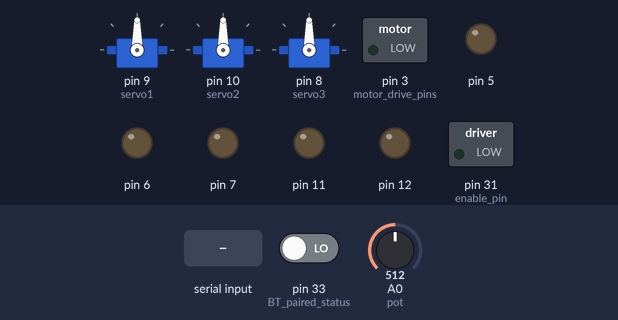
The sketch below on a simulated Arduino Mega 2560, built with avr-gcc and run on an emulated ATmega2560. On the bench: 3 × servo, switched loads named in the sketch (green lamp = pin HIGH), output pins drawn as LEDs (lit = HIGH). Inputs (shaded band) come from the test bench; at power-on: pin 33 (BT_paired_status) LOW, A0 (pot) = 512.

Above: at 1.2 s.
1.3 s: "90,45,200\n" received over the second serial link
At 1.8 s:
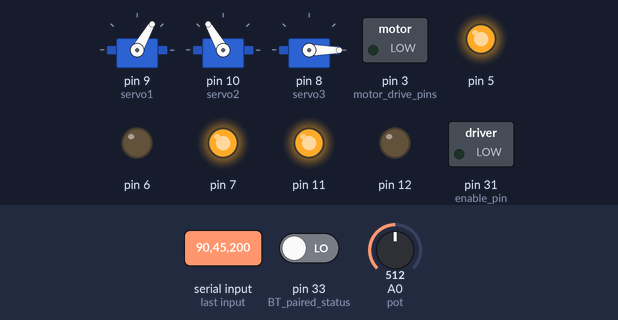
At 2.6 s:
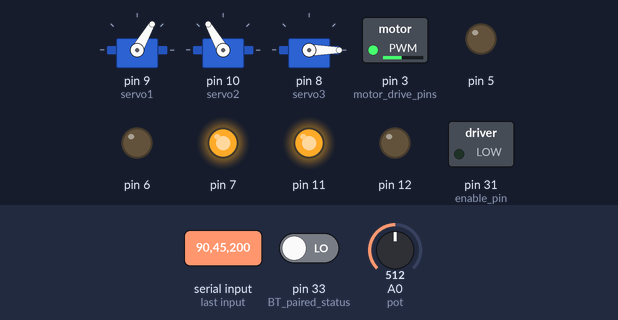
Timing chart, 0 to 4.3 s (numbered marks = the images above; inputs shaded):
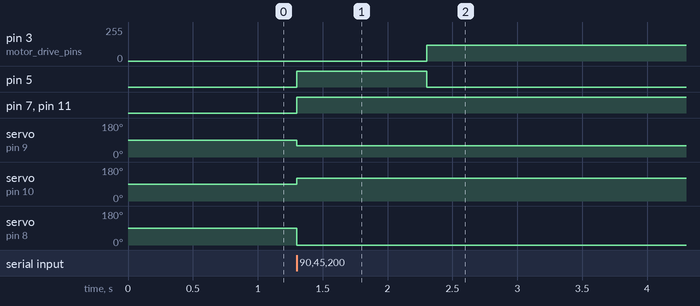

The sketch:

Master03.ino
```cpp
#include <PID_v1.h>  //PID loop from http://playground.arduino.cc/Code/PIDLibrary

#include <Servo.h>

Servo servo1;
Servo servo2;
Servo servo3;

int ch1;
int ch2;
int ch3;
int ch3a;
int ch4;
int ch4a;
int ch5;
int ch5a;
int ch6;
int ch6a;
int but1 = 1;
int but2 = 1;
int but3 = 1;
int but4 = 1;
int but5 = 1;
int but6 = 1;

int current_pos_headturn;  // variables for smoothing head rotation
int target_pos_headturn;
int pot_headturn;   // target position/inout
int diff_headturn; // difference of position
double easing_headturn;

int current_pos_drive;  // variables for smoothing main drive
int target_pos_drive;
int pot_drive;   // target position/inout
int diff_drive; // difference of position
double easing_drive;

int current_pos_trousers;  // variables for smoothing trousers
int target_pos_trousers;
int pot_trousers;   // target position/inout
int diff_trousers; // difference of position
double easing_trousers;

int current_pos_head1;  // variables for smoothing head back/forward
int target_pos_head1;
int pot_head1;   // target position/inout
int diff_head1; // difference of position
double easing_head1;

int varServo1;
int varServo2;

float roll;
float pitch;
float bodge = 7;  //trim control

int pot;
int BTstate = 0;

double Pk1 = 13;  //speed it gets there
double Ik1 = 0;
double Dk1 = 0.05;
double Setpoint1, Input1, Output1, Output1a;    // PID variables - tousers SERVO

PID PID1(&Input1, &Output1, &Setpoint1, Pk1, Ik1 , Dk1, DIRECT);    // PID Setup - tousers SERVO


double Pk2 = .6; // position it goes to
double Ik2 = 0;
double Dk2 = 0.3;
double Setpoint2, Input2, Output2, Output2a;    // PID variables - Trouser stability

PID PID2(&Input2, &Output2, &Setpoint2, Pk2, Ik2 , Dk2, DIRECT);    // PID Setup - Trouser stability


double Pk3 = 3; // position it goes to
double Ik3 = 0;
double Dk3 = 0.4;
double Setpoint3, Input3, Output3, Output3a;    // PID variables - Main drive motor

PID PID3(&Input3, &Output3, &Setpoint3, Pk3, Ik3 , Dk3, DIRECT);    // Main drive motor


void setup() {
  // put your setup code here, to run once:

  Serial.begin(115200);
  Serial1.begin(115200);
  Serial3.begin(115200);

  pinMode(31, OUTPUT);  // enable pin
  pinMode(33, INPUT);  // BT paired status
  pinMode(3, OUTPUT);  // motor drive pins
  pinMode(5, OUTPUT);
  pinMode(6, OUTPUT);
  pinMode(7, OUTPUT);
  pinMode(11, OUTPUT);
  pinMode(12, OUTPUT);

  servo1.attach(9);     //head servos
  servo2.attach(10);
  servo3.attach(8);


  // *********** PID setup ***********

  PID1.SetMode(AUTOMATIC);              // PID Setup - trousers SERVO
  PID1.SetOutputLimits(-255, 255);
  PID1.SetSampleTime(20);

  PID2.SetMode(AUTOMATIC);              // PID Setup - trousers Stability
  PID2.SetOutputLimits(-255, 255);
  PID2.SetSampleTime(20);

  PID3.SetMode(AUTOMATIC);              // PID Setup - main drive motor
  PID3.SetOutputLimits(-255, 255);
  PID3.SetSampleTime(20);

}

void loop() {


// if there's any serial available, read it - this is for the IMU data
  while (Serial3.available() > 0) {

    // look for the next valid integer in the incoming serial stream:
    pitch = Serial3.parseFloat();
    // do it again:
    roll = Serial3.parseFloat();

    // look for the newline. That's the end of your
    // sentence:
    if (Serial3.read() == '\n') {
    }   //end / newline for serial3 IMU

        if (Serial1.available() > 0) {   // read handset values

        // look for the next valid integer in the incoming serial stream:

            ch1 = Serial1.parseInt();
            ch2 = Serial1.parseInt();
            ch3 = Serial1.parseInt();
            ch4 = Serial1.parseInt();
            ch5 = Serial1.parseInt();
            ch6 = Serial1.parseInt();
            but1 = Serial1.parseInt();
            but2 = Serial1.parseInt();
            but3 = Serial1.parseInt();
            but4 = Serial1.parseInt();  //enable pin
            but5 = Serial1.parseInt();
            but6 = Serial1.parseInt();

            // look for the newline. That's the end of your sentence:
            if (Serial1.read() == '\n') {
            }
                 }  //end serial1 handset read

        // *****************main code goes here locked to IMU interrupt******************
  /*
        Serial.print(pitch,4);  // diags for all serial data
        Serial.print(" , ");
        Serial.print(roll,4);
        Serial.print(" , ");

        Serial.print ("  Remote: ");
        Serial.print (ch1);
        Serial.print (" , ");
        Serial.print (ch2);
        Serial.print (" , ");
        Serial.print (ch3);
        Serial.print (" , ");
        Serial.print (ch4);
        Serial.print (" , ");
        Serial.print (ch5);
        Serial.print (" , ");
        Serial.print (ch6);
        Serial.print (" , ");
        Serial.print (but1);
        Serial.print (" , ");
        Serial.print (but2);
        Serial.print (" , ");
        Serial.print (but3);
        Serial.print (" , ");
        Serial.print (but4);  //enable pin
        Serial.print (" , ");
        Serial.print (but5);
        Serial.print (" , ");
        Serial.println (but6);

  */

        //********** BT / motor enable output******************

        BTstate = digitalRead(33);

        if(but4 == 0 && BTstate == 1) {
          digitalWrite(31, HIGH);

          }
        else if (but4 == 1 || BTstate == 0) {
          digitalWrite(31, LOW);
        }

        //**********Trousers stability PID**************

         target_pos_trousers = map(ch2, 0,512,-40,40);

         easing_trousers = 80;          //modify this value for stick smoothing sensitivity
         easing_trousers /= 1000;

         // Work out the required travel.
         diff_trousers = target_pos_trousers - current_pos_trousers;

         // Avoid any strange zero condition
         if( diff_trousers != 0.00 ) {
            current_pos_trousers += diff_trousers * easing_trousers;
         }

         Setpoint2 = current_pos_trousers;

         pot = analogRead(A0);   // read trousers pot

         Input2 = (roll*-1)+bodge;   // ****add a bit to the IMU to get the real middle point

         Setpoint2 = constrain(Setpoint2, -45,45);
         PID2.Compute();
         Setpoint1 = Output2;

         pot = map(pot, 0, 1024, -255,255);
         pot = pot+36;

         Input1  = pot;
         Input1 = constrain(Input1,-45,45);
         Setpoint1 = constrain(Setpoint1, -45,45);
         Setpoint1 = map(Setpoint1,45,-45,-45,45);
-
         PID1.Compute();

         // ************** drive trousers motor *************

         if (Output1 < 0)                                      // decide which way to turn the wheels based on deadSpot variable
            {
            Output1a = abs(Output1);
            analogWrite(5, Output1a);                                // set PWM pins
            analogWrite(3, 0);
            }
         else if (Output1 >= 0)                          // decide which way to turn the wheels based on deadSpot variable
            {
            Output1a = abs(Output1);
            analogWrite(3, Output1a);
            analogWrite(5, 0);
            }
         else
            {
            analogWrite(5, 0);
            analogWrite(3, 0);
            }

         //***************Main Drive PID***************


         target_pos_drive = map(ch1, 0,512,65,-65);

         easing_drive = 200;          //modify this value for stick smoothing sensitivity
         easing_drive /= 1000;

         // Work out the required travel.
         diff_drive = target_pos_drive - current_pos_drive;

         // Avoid any strange zero condition
         if( diff_drive != 0.00 ) {
            current_pos_drive += diff_drive * easing_drive;
         }

         Setpoint3 = current_pos_drive;

         Input3 = pitch+1;

         PID3.Compute();


         if (Output3 <= 1)                                      // decide which way to turn the wheels based on deadSpot variable
            {
            Output3a = abs(Output3);
            analogWrite(11, Output3a);                                // set PWM pins
            analogWrite(12, 0);
            }
         else if (Output3 > 1)                          // decide which way to turn the wheels based on deadSpot variable
            {
            Output3a = abs(Output3);
            analogWrite(12, Output3a);
            analogWrite(11, 0);
            }

         //****************move head servo******************

         ch3a=map(ch3,50,590,0,180);
         ch3a = ch3a-(pitch*4.5);
         ch3a=constrain(ch3a,0,180);

         target_pos_head1 = ch3a;

         easing_head1 = 100;          //modify this value for stick smoothing sensitivity
         easing_head1 /= 1000;

         // Work out the required travel.
         diff_head1 = target_pos_head1 - current_pos_head1;

         // Avoid any strange zero condition
         if( diff_head1 != 0.00 ) {
            current_pos_head1 += diff_head1 * easing_head1;
            }

         varServo1 = current_pos_head1;
         varServo2 = current_pos_head1;

         ch4a=map(ch4,0,512,-50,50);

         varServo1 = varServo1-ch4a;
         varServo2 = varServo2+ch4a;


         varServo2 = map(varServo2,0,180,180,0);

         varServo1 = constrain(varServo1,10,170);
         varServo2 = constrain(varServo2,10,170);


         if (but4 == 1) {      // enable pin is off
          servo1.write(60);    //set servos to back/middle position
          servo2.write(120);
         }

         else if (but4 == 0) {
         servo1.write(varServo1);    //set servos to stick positions
         servo2.write(varServo2);
         }

         //****************spin flywheel***************************

         ch6a = map(ch6,0,512,255,-255);

         if (ch6a <= -10)                                      // decide which way to turn the wheels based on deadSpot variable
         {
            ch6a = abs(ch6a);
            analogWrite(6, ch6a);                                // set PWM pins
            analogWrite(7, 0);
            }
         else if (ch6a > 10)                          // decide which way to turn the wheels based on deadSpot variable
            {
            ch6a = abs(ch6a);
            analogWrite(7, ch6a);
            analogWrite(6, 0);
            }

         else {
            analogWrite(7, 0);
            analogWrite(6, 0);
         }

         //********************* turn head***************************

         target_pos_headturn = map(ch5, 0,512,600,2500);

         easing_headturn = 50;          //modify this value for stick smoothing sensitivity
         easing_headturn /= 1000;

         // Work out the required travel.
         diff_headturn = target_pos_headturn - current_pos_headturn;

         // Avoid any strange zero condition
         if( diff_headturn != 0.00 ) {
            current_pos_headturn += diff_headturn * easing_headturn;
         }

         servo3.writeMicroseconds(current_pos_headturn);

        //******************main code end****************************

    } //end serial3 IMU read

}  // end  of main loop
```

Measured:
- after the input at 1.3 s, pin 3 (motor_drive_pins): 0/255 → 117/255 after 1.0 s; pin 5: LOW → HIGH at once, → LOW 1.0 s later; pin 7, pin 11: LOW → HIGH at once; servo on pin 9 (servo1): 90° → 60° at once; servo on pin 10 (servo2): 90° → 120° at once
